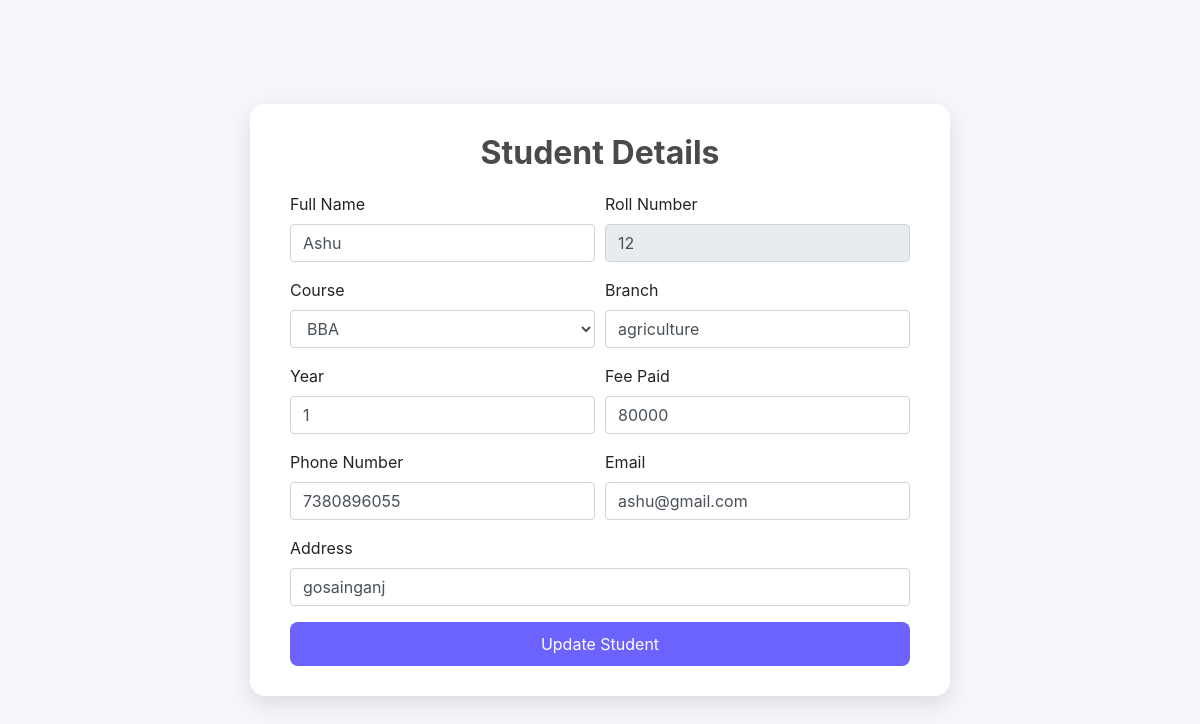
The page /student/edit/12 on the database its author committed.
### student/models.py (models this page shows, shortened)
class students_records(models.Model):
    stu_id = models.IntegerField(primary_key=True)
    name = models.CharField(max_length=50, blank=True)
    course = models.CharField(max_length=10, blank=True)
    branch = models.CharField(max_length=20, blank=True)  # Add this
    year = models.IntegerField(default=1)                 # Add this
    address = models.CharField(max_length=100, blank=True)
    contact = models.CharField(max_length=15, blank=True)
    email = models.EmailField(max_length=255, blank=True)
    fee_status = models.CharField(max_length=10, default='Paid')  # Paid / Pending / Overdue
    fee_paid=models.IntegerField(null=False,blank=True,default=0)
    fee_total=models.IntegerField(default=80000)
    pending_fee=models.IntegerField(default=0)

### student/views.py (the view, shortened to what this page needs)
# urls.py: path("student/edit/<str:student_id>", student_views.edit_student, name="edit_student"),
def edit_student(request, student_id):
    student = get_object_or_404(students_records, stu_id=student_id)
    return render(request, 'add_student.html', {
        'title': 'Edit Student',
        'button_text': 'Update Student',
        'student': student
    })

### templates/add_student.html (shortened to what this page needs)
<!DOCTYPE html>
<html lang="en">
<head>
    <link rel="stylesheet" href="https://stackpath.bootstrapcdn.com/bootstrap/4.5.2/css/bootstrap.min.css">
</head>
<body>
<div class="form-container">
    <h2>Student Details</h2>
    <form method="post">
        <div class="form-row">
            <div class="form-group col-md-6">
                <label for="fullname">Full Name</label>
                <input type="text" id="fullname" class="form-control" placeholder="Enter full name" value="{{ student.name|default:'' }}" required name="fullname">
            </div>
            <div class="form-group col-md-6">
                <label for="rollno">Roll Number</label>
                <input type="text" id="rollno" class="form-control" placeholder="Enter roll number" value="{{ student.stu_id|default:'' }}" {% if student %}readonly{% endif %} required name="rollno">
            </div>
        </div>
        <div class="form-row">
            <div class="form-group col-md-6">
                <label for="course">Course</label>
                <select id="course" class="form-control" required name="course">
                    <option value="BBA" {% if student.course == 'BBA' %}selected{% endif %}>BBA</option>
                </select>
            </div>
            <div class="form-group col-md-6">
                <label for="branch">Branch</label>
                <input type="text" id="branch" class="form-control" placeholder="Enter branch" value="{{ student.branch|default:'' }}" name="branch">
            </div>
        </div>
        <div class="form-row">
            <div class="form-group col-md-6">
                <label for="year">Year</label>
                <input type="number" id="year" class="form-control" placeholder="Enter year" value="{{ student.year|default:'1' }}" name="year" min="1" max="5">
            </div>
            <div class="form-group col-md-6">
                <label for="fee_paid">Fee Paid</label>
                <input type="number" id="fee_paid" class="form-control" placeholder="Enter paid fee" value="{{ student.fee_paid|default:'0' }}" required name="fee_paid" min="0" step="1">
            </div>
        </div>
        <div class="form-row">
            <div class="form-group col-md-6">
                <label for="phone">Phone Number</label>
                <input type="tel" id="phone" class="form-control" placeholder="Enter phone number" value="{{ student.contact|default:'' }}" name="phone" required>
            </div>
            <div class="form-group col-md-6">
                <label for="email">Email</label>
                <input type="email" id="email" class="form-control" placeholder="Enter email address" value="{{ student.email|default:'' }}" name="email" required>
            </div>
        </div>
        <div class="form-group">
            <label for="address">Address</label>
            <input type="text" id="address" class="form-control" placeholder="Enter address" value="{{ student.address|default:'' }}" name="address" required>
        </div>
        <button type="submit" class="btn btn-primary">{{ button_text|default:'Save' }}</button>
    </form>
</div>
</body>
</html>

### templates/add_student.html (style rules this page uses)
body { background: #f4f6f9; display: flex; justify-content: center; align-items: center; height: 100vh; padding: 20px; }
.form-container { background: white; padding: 30px 40px; border-radius: 15px; box-shadow: 0px 8px 20px rgba(0, 0, 0, 0.1); width: 100%; max-width: 700px; animation: fadeIn 0.8s ease; }
.form-container h2 { margin-bottom: 20px; font-weight: bold; text-align: center; color: #4a4a4a; }
.btn-primary { width: 100%; padding: 10px; border-radius: 8px; background-color: #6c63ff; border: none; }

### rows shown on the page
students_records: fullname "Ashu", rollno "12", course "BBA", branch "agriculture", year "1", fee_paid "80000", phone "7380896055", email "ashu@gmail.com", address "gosainganj"

### other values the page prints
{{ button_text|default:'Save' }} "Update Student"
